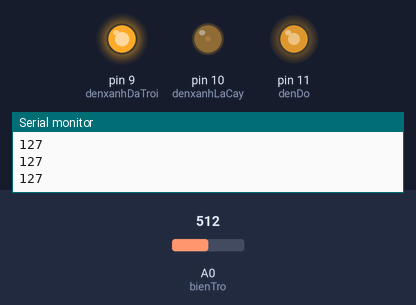
A sketch run on a simulated Arduino Uno, built with avr-gcc and run on an emulated ATmega328P. Shown: output pins drawn as LEDs (lit = HIGH), the last lines printed to the serial monitor. The inputs (shaded band) are chosen by the test bench; at power-on: A0 (bienTro) = 512.

Above: at 1.2 s.
1.3 s: A0 (bienTro) set to 716
At 2.5 s:
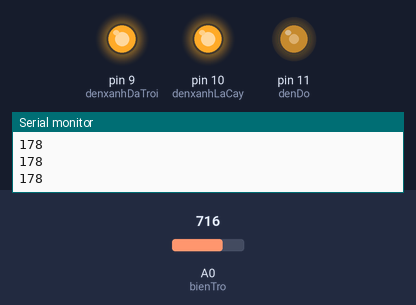
2.8 s: A0 (bienTro) set to 1023
At 3.8 s:
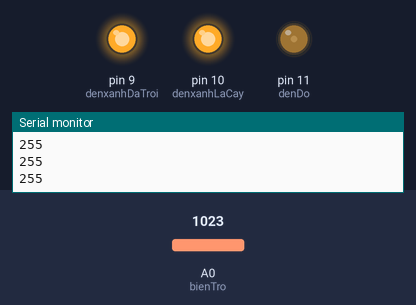
4.3 s: A0 (bienTro) set to 306
At 5.2 s:
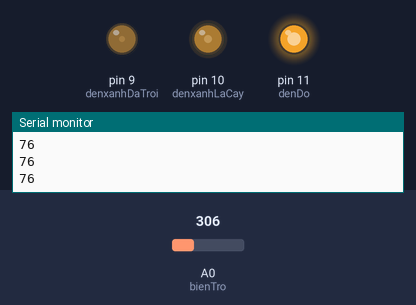
5.8 s: A0 (bienTro) set to 122
At 6.5 s:
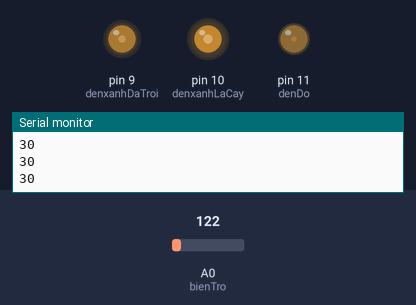
7.3 s: A0 (bienTro) set to 0
At 7.8 s:
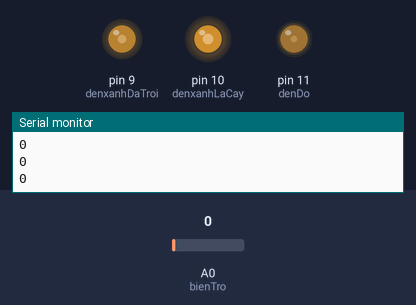
8.8 s: A0 (bienTro) set to 900
At 9.1 s:
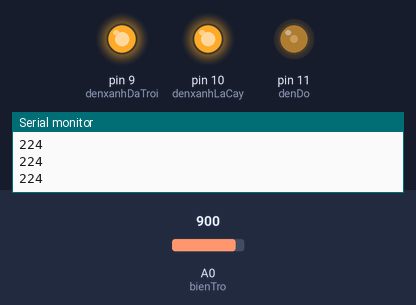
Timing chart, 0 to 11.3 s (numbered marks = the images above; inputs shaded):
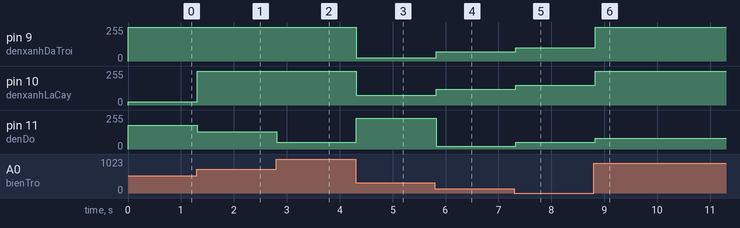

Measured:
- after the input at 1.3 s, pin 10 (denxanhLaCay): 23/255 → 255/255 at once; pin 11 (denDo): 179/255 → 128/255 at once
- after the input at 2.8 s, pin 11 (denDo): 128/255 → 51/255 at once
- after the input at 4.3 s, pin 9 (denxanhDaTroi): 255/255 → 24/255 at once; pin 10 (denxanhLaCay): 255/255 → 74/255 at once; pin 11 (denDo): 51/255 → 230/255 at once
- after the input at 5.8 s, pin 9 (denxanhDaTroi): 24/255 → 70/255 at once; pin 10 (denxanhLaCay): 74/255 → 120/255 at once; pin 11 (denDo): 230/255 → 20/255 at once
- after the input at 7.3 s, pin 9 (denxanhDaTroi): 70/255 → 100/255 at once; pin 10 (denxanhLaCay): 120/255 → 150/255 at once; pin 11 (denDo): 20/255 → 50/255 at once
- after the input at 8.8 s, pin 9 (denxanhDaTroi): 100/255 → 255/255 at once; pin 10 (denxanhLaCay): 150/255 → 255/255 at once; pin 11 (denDo): 50/255 → 82/255 at once

The sketch:

Project7_Bien_tro_dieu_khien_LED_RGB.ino
```cpp
/*
Nút bấm điều khiển đèn LED đa màu RGB

Linh kiện:
- Biến trở 10k
- Đèn LED RGB 4 chân
- Điện trở 220 Ohm
- Arduino Uno

Cách lắp mạch:
- Xem hình

Tác giả: Nhân Nguyễn
Ngày: 06/09/2014
Lịch sử thay đổi
- 04/11/2014 Rev. 1.0 Update code
- 06/09/2014 Rev. 0.1 Dràft
Website: http://papcodientu.com/
*/

const int bienTro = A0;    // nut bam noi vao pin 2 cua Arduino
const int denxanhDaTroi = 9;  // chân đèn xanh da trời kết nối vào cổng 9
const int denxanhLaCay = 10;  // chân đèn xanh lá cây kết nối vào cổng 10s
const int denDo = 11;         // chân đèn đỏ kết nối vào cổng 11

void setup() {
  Serial.begin(57600);
  // Khai báo các cổng trên board Arduino
  pinMode(bienTro, INPUT);   // Nút bấm là thiết bị đầu vào (input)
  pinMode(denxanhDaTroi, OUTPUT);  // Đèn LED là thiết bị đầu ra (output)
  pinMode(denxanhLaCay, OUTPUT);  // Đèn LED là thiết bị đầu ra (output)
  pinMode(denDo, OUTPUT);  // Đèn LED là thiết bị đầu ra (output)

  // Mặc định đèn tắt, LED RGB cực dương chung
  digitalWrite(denxanhDaTroi, HIGH);
  digitalWrite(denxanhLaCay, HIGH);
  digitalWrite(denDo, HIGH);
}

void loop() {
  int giatribienTro, giatridenLED;

  // đọc giá trị từ biến trở
  giatribienTro = analogRead(bienTro);

  // map giá trị biến trở với giá trị xuất ra LED
  giatridenLED = map(giatribienTro, 0, 1023, 0, 255);
  Serial.println(giatridenLED);

  // hiển thị độ sáng đèn LED theo giá trị biến trở
  thietlapmaudenLED(giatridenLED);

  // độ trễ 100 mili giây để ổn định giá trị biến trở
  delay(100);
}

void thietlapmaudenLED(int giatridenLED) {
  analogWrite(denDo, 50 - giatridenLED);  // thiết lập giá trị màu cho đèn đỏ
  analogWrite(denxanhDaTroi, 100 - giatridenLED);  // thiết lập giá trị màu cho đèn xanh da trời
  analogWrite(denxanhLaCay, 150 - giatridenLED);  // thiết lập giá trị màu cho đèn xanh lá cây
}
```
